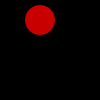
Frame 1 (no input)
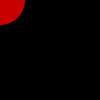
Frame 60 (the mouse pressed at the canvas centre just before this capture)
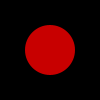
Frame 120 (the mouse held since frame 60 and released just before this capture)

The Processing sketch that drew these frames (run headless with seeded random() and noise(); from frame 60 on, the mouse is pressed at the canvas centre):

// Processing sketch: lab04b_challenge_01
// ── lab04b_challenge_01.pde
Spot sp;

void setup()
{
  size (100, 100);
  noStroke();
  
  //rgb constructor
  sp = new Spot(40, 20, 30, 200, 0, 0); 
}

void draw()
{
  background(0);
  sp.display();
  //growing by 1 each time draw is called
  sp.grow(1);
  
  //printing out the value of the diameter - test!
  println("The diameter is now " + sp.getDiameter());
 
  sp.move(mouseX,  mouseY);
}
// ── Spot.pde
class Spot {

  private float xCoord, yCoord;
  private float diameter;
  private int red, green, blue, gray;

  //------------------//
  //   constructors   //
  //------------------//

  Spot()
  {
  }

  Spot(float xCoord, float yCoord, float diameter)
  {
    if ((xCoord >= 0 ) && (xCoord <= 100))
      this.xCoord = xCoord;
    else
      this.xCoord = 50;

    if ((yCoord >= 0 ) && (yCoord <= 100))
      this.yCoord = yCoord;
    else
      this.yCoord = 50;

    if ((diameter >= 20) && (diameter <= 50)) {
      this.diameter = diameter;
    } else {
      this.diameter = 20;
    }
  }

  Spot(float xCoord, float yCoord, float diameter, int gray)
  {
    if ((xCoord >= 0 ) && (xCoord <= 100))
      this.xCoord = xCoord;
    else
      this.xCoord = 50;

    if ((yCoord >= 0 ) && (yCoord <= 100))
      this.yCoord = yCoord;
    else
      this.yCoord = 50;

    if ((diameter >= 20) && (diameter <= 50)) {
      this.diameter = diameter;
    } else {
      this.diameter = 20;
    }
    colour(gray);
  }

  Spot(float xCoord, float yCoord, float diameter, int red, int green, int blue)
  {
    if ((xCoord >= 0 ) && (xCoord <= 100))
      this.xCoord = xCoord;
    else
      this.xCoord = 50;

    if ((yCoord >= 0 ) && (yCoord <= 100))
      this.yCoord = yCoord;
    else
      this.yCoord = 50;

    if ((diameter >= 20) && (diameter <= 50)) {
      this.diameter = diameter;
    } else {
      this.diameter = 20;
    }
    colour(red, green, blue);
  }

  //------------------//
  //     methods      //
  //------------------//

  void display()
  {
    ellipse(xCoord, yCoord, diameter, diameter);
  } 

  void colour(int red, int green, int blue)
  {
    this.red = red;
    this.green = green;
    this.blue = blue;
    fill (this.red, this.green, this.blue);
  }

  void colour(int gray) {
    this.gray = gray;
    fill (this.gray);
  }

  void move(float xCoord, float yCoord)
  {
    this.xCoord = xCoord;
    this.yCoord = yCoord;
  }

  //------------------//
  //     getters      //
  //------------------//
  public float getDiameter() {
    return diameter;
  }

  public float getXCoord() {
    return xCoord;
  }

  public float getYCoord() {
    return yCoord;
  }

  public int getRed() {
    return red;
  }

  public int getGreen() {
    return green;
  }

  public int getBlue() {
    return blue;
  }

  public int getGray() {
    return gray;
  }

  //------------------//
  //     setters      //
  //------------------//
  public void setDiameter(float diameter) {
    if ((diameter >= 20) && (diameter <= 50)) {
      this.diameter = diameter;
    }
  } 

  public void setXCoord(float xCoord) {
    if ((xCoord >= 0 ) && (xCoord <= 100))
      this.xCoord = xCoord;
  } 

  public void setYCoord(float yCoord) {
    if ((yCoord >= 0 ) && (yCoord <= 100))
      this.yCoord = yCoord;
  } 

  public void setRed(int red) {
    this.red = red;
  } 

  public void setGreen(int green) {
    this.green = green;
  } 

  public void setBlue(int blue) {
    this.blue = blue;
  }

  public void setGray(int gray) {
    this.gray = gray;
  }

  void grow(float growthPixels)
  {
    if ( (diameter + growthPixels >= 20) 
      && (diameter + growthPixels <= 50)) {
      diameter += growthPixels;
    }
  }
  
}
